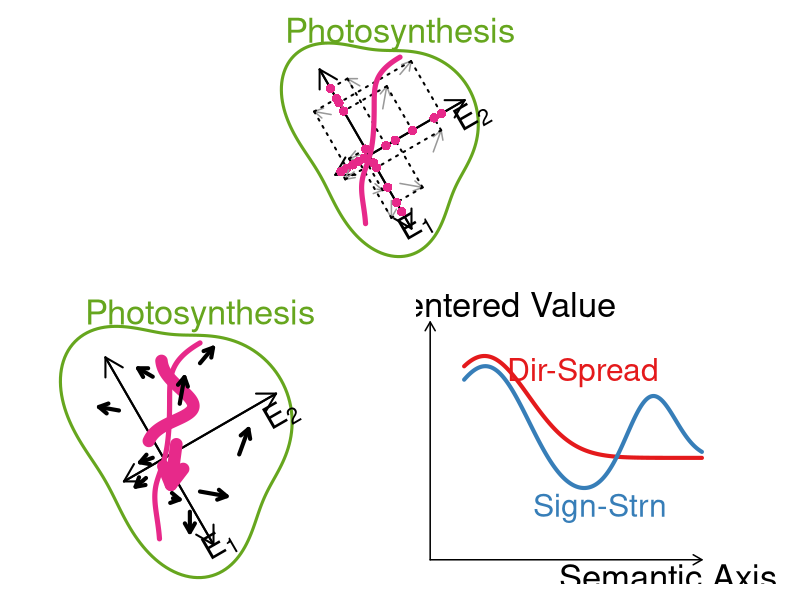

Write R code to recreate this figure.
require(RColorBrewer)
colors <- brewer.pal(7, "Dark2")
colors2 <- brewer.pal(9, "Set1")

pdf("figure_1g.pdf", width = 12, height = 12)
# par(mfrow = c(2, 2), mar = c(1, 1, 1, 1))  # 4 panels (2x2) with minimal margins
layout(matrix(c(1, 1, 2, 3), nrow = 2, byrow = TRUE), heights = c(1.1, 1.3))
par(mar = c(1, 1, 1, 1))

# Function to draw the green amoeba-like contour
draw_contour <- function() {
  a <- 1.9  # length along E1 axis
  b <- 1.5  # width along E2 axis
  theta <- -2 * pi / 3  # rotation angle in radians (approx. -120°)

  t <- seq(0, 2 * pi, length.out = 200)
  r <- 1 + 0.15 * sin(3 * t)  # wavy radius for amoeba effect
  x <- a * r * cos(t)
  y <- b * r * sin(t)

  # Apply rotation
  rotation_matrix <- matrix(c(cos(theta), -sin(theta),
                              sin(theta), cos(theta)), ncol = 2)
  rotated <- rotation_matrix %*% rbind(x, y)

  # Plot contour
  lines(rotated[1, ] - 0.3, rotated[2, ], col = "#66A61E", lwd = 3)
  text(0, 1.8, "Photosynthesis", cex = 2.5, col = "#66A61E")
}

# Function to draw E1 and E2 axes with arrows and labels
draw_axis <- function() {
  theta <- -pi / 6  # 30 degrees in radians
  rotation_matrix <- matrix(c(cos(theta), -sin(theta),
                              sin(theta), cos(theta)), ncol = 2)

  e1 <- rotation_matrix %*% c(0, 2) * 0.8
  e2 <- rotation_matrix %*% c(2, 0) * 0.65

  # Arrows for E1 in both directions
  arrows(-e1[1] - 0.6, -e1[2] - 0.2, e1[1] - 0.6, e1[2] - 0.2, col = "black", lwd = 2, length = 0.2)
  arrows(e1[1] - 0.6, e1[2] - 0.2, -e1[1] - 0.6, -e1[2] - 0.2, col = "black", lwd = 2, length = 0.2)

  # Arrows for E2 in both directions
  arrows(-e2[1], -e2[2], e2[1], e2[2], col = "black", lwd = 2, length = 0.2)
  arrows(e2[1], e2[2], -e2[1], -e2[2], col = "black", lwd = 2, length = 0.2)

  # Axis labels
  text(0.4, -1.9, labels = expression(E[1]), pos = 3, cex = 2.3, srt = 30)
  text(0.9, 0.15, labels = expression(E[2]), pos = 4, cex = 2.3, srt = 30)
}

# Function to draw a single vector
draw_vector <- function(x0, y0, length, angle_deg, col = "black", lwd = 4, arrow_size = 0.1, lty = "solid") {
  angle_rad <- angle_deg * pi / 180
  x1 <- x0 + length * cos(angle_rad)
  y1 <- y0 + length * sin(angle_rad)
  arrows(x0, y0, x1, y1, length = arrow_size, col = "black", lwd = lwd, lty = lty)
}

# Draws a vector and its projections onto the E1 and E2 axes
draw_vector_with_projections <- function(x0, y0, length, angle_deg,
                                         e1_angle = 30, e2_angle = 120,
                                         e1_offset = c(0, 0),
                                         e2_offset = c(-0.6, -0.2),
                                         col = "gray60", lwd = 1.5, arrow_size = 0.1,
                                         proj_col = "black", proj_lty = "dotted") {
  angle_rad <- angle_deg * pi / 180
  e1_rad <- e1_angle * pi / 180
  e2_rad <- e2_angle * pi / 180

  vx <- length * cos(angle_rad)
  vy <- length * sin(angle_rad)
  x_tip <- x0 + vx
  y_tip <- y0 + vy

  e1 <- c(cos(e1_rad), sin(e1_rad))
  e2 <- c(cos(e2_rad), sin(e2_rad))

  project_to_axis <- function(xt, yt, base_dir, offset) {
    v <- c(xt, yt) - offset
    proj_len <- sum(v * base_dir)
    proj_point <- offset + proj_len * base_dir
    return(proj_point)
  }

  proj_e1_pt <- project_to_axis(x_tip, y_tip, e1, e1_offset)
  proj_e2_pt <- project_to_axis(x_tip, y_tip, e2, e2_offset)

  arrows(x0, y0, x_tip, y_tip, length = arrow_size, col = col, lwd = lwd)
  segments(x_tip, y_tip, proj_e1_pt[1], proj_e1_pt[2], col = proj_col, lty = proj_lty, lwd = 2)
  segments(x_tip, y_tip, proj_e2_pt[1], proj_e2_pt[2], col = proj_col, lty = proj_lty, lwd = 2)
  points(proj_e1_pt[1], proj_e1_pt[2], col = colors[[4]], pch = 16, cex = 1.5)
  points(proj_e2_pt[1], proj_e2_pt[2], col = colors[[4]], pch = 16, cex = 1.5)
}

# Draws a spline-smoothed semantic axis
draw_semantic_axis <- function() {
  x_points <- c(-.6, -0.65, -0.65, -0.5, -0.45, -0.4, 0)
  y_points <- c(-1.5, -1.1, -0.7, -.2, 0.5, 1, 1.4)
  t <- seq(0, 1, length.out = length(x_points))
  spline_x <- spline(t, x_points, n = 200)
  spline_y <- spline(t, y_points, n = 200)
  lines(spline_x$y, spline_y$y, col = colors[[4]], lwd = 5)
}

# Define parameters for 10 vectors to be drawn
x_vec <- c(-0.7, -1.2, -0.7,  0.0, -0.3, -0.8,  0.0, -0.15, -0.4,  0.58)
y_vec <- c( 0.9,  0.4, -0.3,  1.1,  0.5, -0.6, -0.8, -1.10, -0.9, -0.25)
len_vec <- c(0.25, 0.3, 0.2, 0.3, 0.4, 0.2, 0.4,  0.3,  0.1,  0.4)
angle_vec <- c(150, 170, 200,  50,  80, 220, 350, 270, 350,  70)

# --- Top-left Panel: Vector field with E1 and E2, with vector projections ---
plot(NA, xlim = c(-1.95, 1.95), ylim = c(-1.95, 1.95), asp = 1, axes = FALSE, xlab = "", ylab = "")

# Draw amoeba-like contour representing the biological response area
draw_contour()

# Draw principal axes E1 and E2 (semantic structure)
draw_axis()

# Draw all directional vectors with dotted projections onto E1 and E2
for (i in seq_along(x_vec)) {
  draw_vector_with_projections(x_vec[i], y_vec[i], len_vec[i], angle_vec[i])
}

# Draw the smoothed semantic axis that runs through the space
draw_semantic_axis()


# --- Bottom-left Panel: Same field, now highlighting semantic flow ---
plot(NA, xlim = c(-2, 2), ylim = c(-2, 2), asp = 1, axes = FALSE, xlab = "", ylab = "")

# Draw contour and axes again
draw_contour()
draw_axis()

# Highlight semantic axis direction with thick arrow
arrows(-0.35, -.1, -0.43, -.7, col = colors[[4]], lwd = 12, lty = 1, length = 0.2)

# --- Thick curved arrow (semantic axis trajectory) ---
# Step 1: Generate a symmetric bell-shaped curve (normal distribution)
curve_y <- seq(-1, 1, length.out = 100)
curve_x <- dnorm(curve_y, mean = 0, sd = 0.4)

# Step 2: Scale down to make the shape smaller
curve_x <- curve_x * 0.6
curve_y <- curve_y * 0.6
curve_x <- curve_x - mean(curve_x)  # Center the curve horizontally

# Step 3: Rotate the shape slightly to align with the semantic axis
theta <- pi / 20  # Small positive angle (≈9°)
rotation_matrix <- matrix(c(cos(theta), -sin(theta),
                            sin(theta),  cos(theta)), ncol = 2)
rotated_coords <- rotation_matrix %*% rbind(curve_x, curve_y)

# Step 4: Plot the rotated curve as a thick semantic arrow
lines(rotated_coords[1, ] - 0.4, rotated_coords[2, ] + 0.5, lwd = 12, col = colors[[4]])

# Draw the original vectors again, this time without projections
for (i in seq_along(x_vec)) {
  draw_vector(x_vec[i], y_vec[i], len_vec[i], angle_vec[i])
}

# Re-draw semantic axis curve to connect vector tips smoothly
draw_semantic_axis()

# --- Top-right Panel: Signal curves projected onto the semantic axis ---

# Create an empty plot with specified axis limits and no axis lines
plot(NA, xlim = c(0, 10), ylim = c(0, 1.2), type = "n",
     xlab = "", ylab = "", axes = FALSE, asp = 1)

# Draw axis arrows
arrows(0, -3, 8, -3, length = 0.1, lwd = 1.5)  # Horizontal axis: Semantic Axis (E1)
arrows(0, -3, 0, 4, length = 0.1, lwd = 1.5)   # Vertical axis: Signal Strength

# Add axis labels
text(7, -3.5, "Semantic Axis", cex = 2.5)
text(2, 4.5, "Centered Value", cex = 2.5)

# --- First Curve: Directional Spread (Dir-Spread) ---

# Generate a sequence of x values
x <- seq(1, 8, length.out = 200)

# Compute a right-skewed normal distribution
y1 <- dnorm(x, mean = 1.6, sd = 1.3)

# Normalize height and scale for display
y1 <- y1 / max(y1) * 3

# Label the curve
text(4.5, 2.5, "Dir-Spread", cex = 2.3, col = colors2[[1]])

# Draw the curve
lines(x, y1, lwd = 4, col = colors2[[1]])

# --- Second Curve: Significance Strength (Sign-Strn) ---

# Refine x-resolution for smoother drawing
x <- seq(1, 8, length.out = 500)

# Combine multiple Gaussian peaks (positive and negative) to simulate signal strength dynamics
y <- dnorm(x, mean = 1.8, sd = 1.2) - 
     0.5 * dnorm(x, mean = 4, sd = 1.5) + 
     0.4 * dnorm(x, mean = 6.5, sd = 0.7)

# Normalize height to max value and rescale
y <- y / max(y) * 2.7

# Draw the composite curve
lines(x, y, lwd = 4, col = colors2[[2]])

# Label the second curve
text(5, -1.5, "Sign-Strn", cex = 2.3, col = colors2[[2]])



dev.off()
